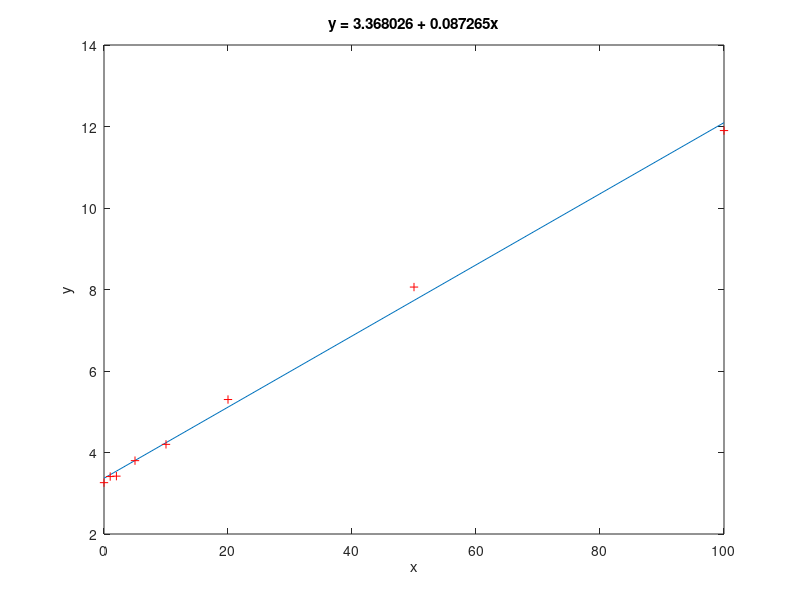

MATLAB code to generate this figure:
% MATLAB code for finding the best fit line using least squares method.
input = [...
  
0,3.26;
1, 3.41;...
  2, 3.42;...
  5,3.8 ;...
  10, 4.2;...
  20, 5.3;...
  50, 8.06;
  100,11.9;];

m = size(input, 1);
n = size(input, 2);
x = input(:,1:n-1);
y = input(:,n);

X = ones(m, n);
X(:,2:n) = input(:,1:n-1);


a = (X' * X) \ (X' * y)
b = X*a
least_square_error = sum((b - y) .^ 2)

% Plot the best fit line.
plot(x, b);
title(sprintf('y = %f + %fx', a(1), a(2)));
xlabel('x');
ylabel('y');

hold on;
% Plot the input data.
plot(x, y, '+r');
hold off;
pause;
